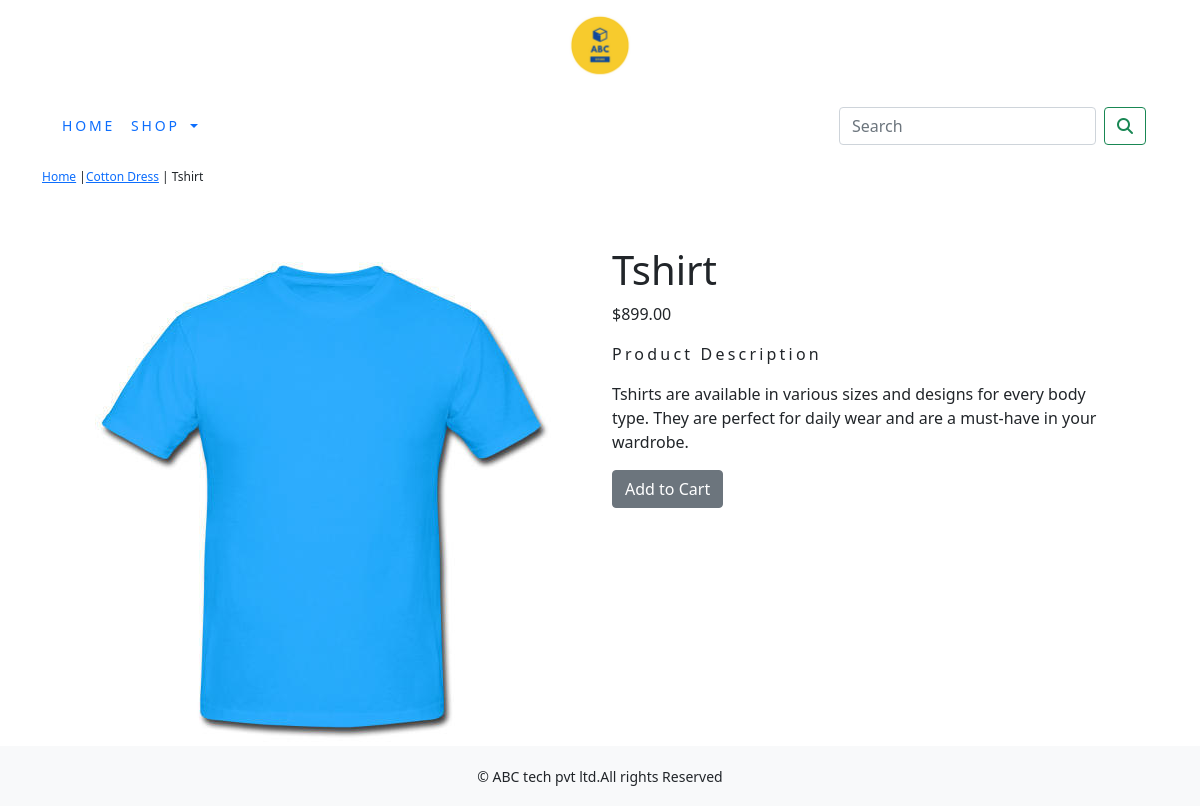
/shop/cotton-dress/tshirt/, run on the app's committed database.
### shop/models.py (models this page shows, shortened)
class Product(models.Model):
    name = models.CharField(max_length=250, unique=True)
    slug = models.SlugField(max_length=250, unique=True)
    description = models.TextField(blank=True)
    price=models.DecimalField(max_digits=10,decimal_places=2)
    category=models.ForeignKey(Category,on_delete=models.CASCADE)
    image = models.ImageField(upload_to='product', blank=True)
    stock=models.IntegerField()
    available=models.BooleanField(default=True)
    created=models.DateTimeField(auto_now_add=True)
    updated=models.DateTimeField(auto_now=True)
    class Meta:
        ordering=('name',)
        verbose_name='product'
        verbose_name_plural='products'

class Category(models.Model):
    name=models.CharField(max_length=250,unique=True)
    slug=models.SlugField(max_length=250,unique=True)
    description=models.TextField(blank=True)
    image=models.ImageField(upload_to='category',blank=True)
    class Meta:
        ordering=('name',)
        verbose_name='category'
        verbose_name_plural='categories'
    def get_url(self):
        return reverse('shop:product_by_category',args=[self.slug])
    def __str__(self):
        return '{}'.format(self.name)

### shop/views.py (the view)
# urls.py: path('<slug:c_slug>/<slug:product_slug>/',views.proDetail,name='prodCatdetail')
def proDetail(request,c_slug,product_slug):
    try:
        product=Product.objects.get(category__slug=c_slug,slug=product_slug)
    except Exception as e:
        raise e
    return render(request,'product.html',{'product':product})

### cart/context_processors.py (called while the page is built)
def counter(request):
    item_count=0
    if 'admin' in request.path:
        return
    else:
        try:
            cart=Cart.objects.filter(cart_id=_cart_id(request))
            car_items=CartItem.objects.all().filter(cart=cart[:1])
            for cart_item in car_items:
                item_count += cart_item.quantity
        except cart.DoesNotExist:
            item_count =0
    return  dict(item_count=item_count)

### cart/views.py (called while the page is built)
def _cart_id(request):
    cart=request.session.session_key
    if not cart:
        cart=request.session.create()
    return cart

### shop/context_processors.py (called while the page is built)
def menu_links(request):
    links= Category.objects.all()
    return dict(links=links)

### shop/templates/product.html (shortened to what this page needs)
{% extends 'base.html' %}
{% load static %}
{% block content %}
<div class="row my_prod_row_class">
    <div class="mx_auto">
        <p> <a href="{% url 'shop:allProdCat' %}">Home</a> |<a href="{{product.category.get_url}}">{{product.category}}</a> | {{product.name}}</p>
    </div>
</div>
<div class="container">
<br>
<div class="row">
    <div class="col-12 col-sm-12 col-md-12 col-lg-6 text-center">
        <div style="min-width:18rem">
            <img src="{{product.image.url}}" alt="{{product.name}}">
        </div>
    </div>
     <div class="col-12 col-sm-12 col-md-12 col-lg-6">
         <div>
         <h1 class="my_prod_title">{{product.name}}</h1>
         <p>${{product.price}}</p>
         <p class="my_title"> Product Description</p>
         <p class="text-justify my_prod_text">{{product.description}}</p>
         {% if product.stock <= 0 %}
         <P class="text-justify my_prod_text"><b>Out of stock</b></P>
         {% else %}
         <a class="btn btn-secondary" href="{% url 'cart:add_cart' product.id %}">Add to Cart</a>
         {% endif %}
     </div>
         </div>
 </div>
</div>
{% endblock %}

### shop/static/css/custom.css (style rules this page uses)
body { font-family: 'Roboto', sans-serif; }
.my_title { font-size:16px; text_transform:uppercase; letter-spacing:.2em; }
.my_prod_row_class { padding-top:15px; padding-bottom:20px; }
.my_prod_row_class .mx_auto { color:000; font-size:12px; text-decoration:none; }
.my_prod_text { padding-right:20px; }

### data on the page
Product: category "Cotton Dress", name "Tshirt", image (picture), price "899.00", description "Tshirts are available in various sizes and designs for every body type. They are perfect for daily wear and are a must-have in your wardrobe."
